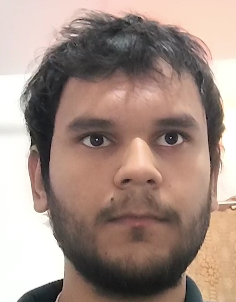
#> input picture web_app/face_recognization_notes_app/media/faces/Yadunandan.png, 236 x 302 px; its folder holds only this picture in this run
$ python trainer.py
#> lines starting #> are read from the running program, lines starting #| are printed output that depends on the picture
import cv2
import numpy as np
import os
import pickle

# CONFIGRATION

CURRENT_DIR = os.path.dirname(os.path.abspath(__file__))
FACES_DIR = os.path.join(CURRENT_DIR, '..', 'web_app', 'face_recognization_notes_app', 'media', 'faces')

# Definign the standard size, if image not maches this size then our math breaks

IMG_WIDTH = 100
IMG_HEIGHT = 100

# FINALLY WRITING THE LOGIC TO TRAIN THE MODEL

def train_model():
    print('STARTING TRAINING')

    faces_matrix = []
    names_index = []

    if not os.path.exists(FACES_DIR):
        print('No faces directory found')
        return False

#     it will get all .jpg and .png files
    files = [f for f in os.listdir(FACES_DIR) if f.endswith('.jpg') or f.endswith('.png')]

    if len(files) == 0:
        print("❌ ERROR: No images found. Run the Signup/Augmenter first.")
        return False

    print(f" Found {len(files)} images. Processing...")

    for filename in files:
        path = os.path.join(FACES_DIR, filename)

        # 1. Read in Grayscale (Colors are noise for SVD)
        img = cv2.imread(path, 0)
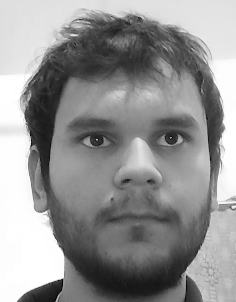
#> img: shape (302, 236); min 2, max 255, mean 147

        if img is None: continue

#         NOW RESIZING THE IMAGE TO 100*100PX

        img_resized = cv2.resize(img, (IMG_WIDTH, IMG_HEIGHT))
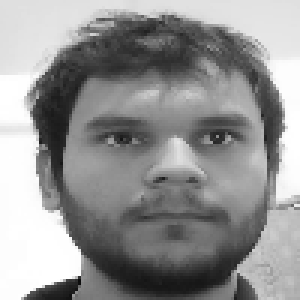
#> img_resized: shape (100, 100) (shown 3 times larger); min 11, max 255, mean 146.8

#         CONVERTING 2D SQUARE INTO 1 LONG LINE (10000 NUMBERS)

        img_flat = img_resized.flatten()
#> img_flat = 10000 values, max 255 at index 2700, min 11 at index 9326, mean 146.8

        faces_matrix.append(img_flat)

        name_part = filename.split('_')[0]

        names_index.append(name_part)

#     converting list into numpy array.

    data_matrix = np.array(faces_matrix)

#     Taking transpose

    data_matrix = data_matrix.T
#> data_matrix has the same summary as img_flat

#     Calculating the mean face

    mean_face = data_matrix.mean(axis=1).reshape(-1, 1)
#> mean_face has the same summary as img_flat

    centered_matrix = data_matrix - mean_face
#> centered_matrix = 10000 values from 0 to 0

    U, S, Vt = np.linalg.svd(centered_matrix, full_matrices=False)
#> U = 10000 values, max 1 at index 0, min 0 at index 1, mean 0.0001; S = [0]; Vt = [1]

    weights = np.dot(U.T, centered_matrix)
#> weights = [0]

    print("Calculation completed.")

    model_data = {
        "mean_face": mean_face,
        "eigenfaces": U,
        "weights": weights,
        "labels": names_index
    }

    save_path = os.path.join(CURRENT_DIR, 'face_model.pkl')

    with open(save_path, 'wb') as f:
        pickle.dump(model_data, f)

    print(f"✅ Success: Model saved to: {save_path}")
    print("--------------------------------------")
    return True


if __name__ == "__main__":
    train_model()

$ run again, on web_app/face_recognization_notes_app/media/faces/Yadunandan_flip.jpg
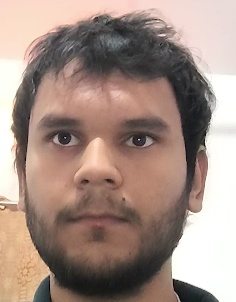
#> input picture web_app/face_recognization_notes_app/media/faces/Yadunandan_flip.jpg, 236 x 302 px
#> in train_model, `img = cv2.imread(path, 0)`:
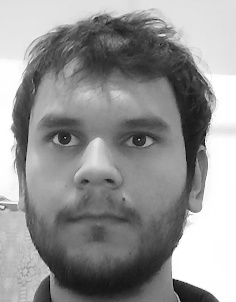
#> img: shape (302, 236); min 0, max 255, mean 147.5
#> in train_model, `img_resized = cv2.resize(img, (IMG_WIDTH, IMG_HEIGHT))`:
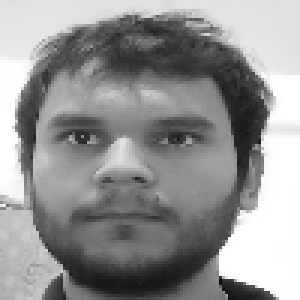
#> img_resized: shape (100, 100) (shown 3 times larger); min 12, max 255, mean 147.3
#> img_flat = 10000 values, max 255 at index 2590, min 12 at index 9373, mean 147.3
#> data_matrix has the same summary as img_flat
#> mean_face has the same summary as img_flat
#> centered_matrix = 10000 values from 0 to 0
#> U = 10000 values, max 1 at index 0, min 0 at index 1, mean 0.0001; S = [0]; Vt = [1]
#> weights = [0]

$ run again, on web_app/face_recognization_notes_app/media/faces/Yadunandan_rotL.jpg
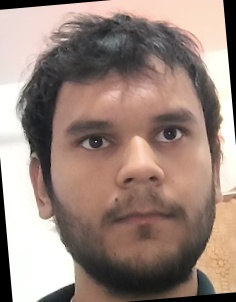
#> input picture web_app/face_recognization_notes_app/media/faces/Yadunandan_rotL.jpg, 236 x 302 px
#> in train_model, `img = cv2.imread(path, 0)`:
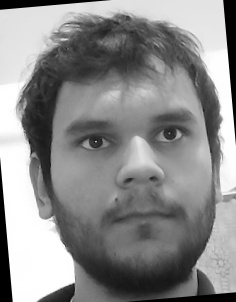
#> img: shape (302, 236); min 0, max 255, mean 139.3
#> in train_model, `img_resized = cv2.resize(img, (IMG_WIDTH, IMG_HEIGHT))`:
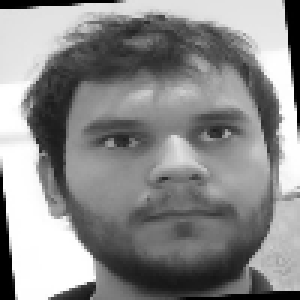
#> img_resized: shape (100, 100) (shown 3 times larger); min 0, max 255, mean 139.2
#> img_flat = 10000 values, max 255 at index 2191, min 0 at index 0, mean 139.2
#> data_matrix has the same summary as img_flat
#> mean_face has the same summary as img_flat
#> centered_matrix = 10000 values from 0 to 0
#> U = 10000 values, max 1 at index 0, min 0 at index 1, mean 0.0001; S = [0]; Vt = [1]
#> weights = [0]
